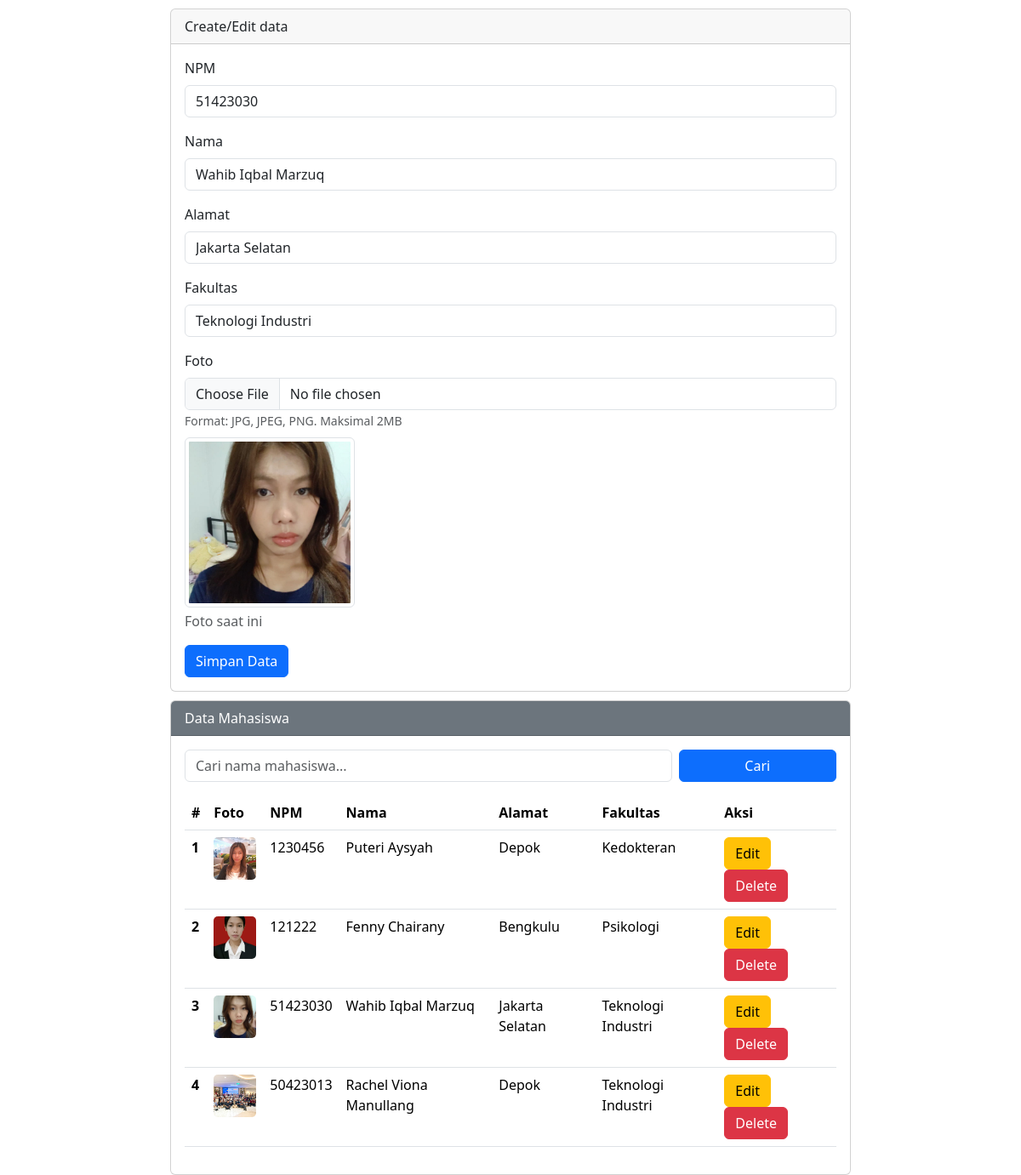
/index.php?op=edit&id=5, run on the app's committed database.
### tables this page shows
CREATE TABLE `mahasiswa` (
  `id` int(11) NOT NULL,
  `npm` varchar(25) NOT NULL,
  `nama` varchar(50) NOT NULL,
  `alamat` varchar(50) NOT NULL,
  `fakultas` varchar(25) NOT NULL,
  `foto` varchar(255) DEFAULT NULL
);

### index.php (the view, shortened to what this page needs)
<?php
include "config.php";
$npm = "";
$nama = "";
$alamat = "";
$fakultas = "";
$foto = "";
if (isset($_GET['op'])) {
    $op = $_GET['op'];
} else {
    $op = "";
}
if ($op == 'edit') {
    $id = $_GET['id'];
    $sql1 = "select * from mahasiswa where id = $id";
    $q1 = mysqli_query($koneksi, $sql1);
    $r1 = mysqli_fetch_array($q1);
    if ($r1) {
        $npm = $r1['npm'];
        $nama = $r1['nama'];
        $alamat = $r1['alamat'];
        $fakultas = $r1['fakultas'];
        $foto = $r1['foto'];
    } else {
        $error = "Data nya ga ditemukan nich";
    }
}
?>
<!DOCTYPE html>
<html lang="en">
<head>
    <link href="https://cdn.jsdelivr.net/npm/bootstrap@5.3.8/dist/css/bootstrap.min.css" rel="stylesheet"
>
</head>
<body>
    <div class="mx-auto">
        <div class="card">
            <div class="card-header">
                Create/Edit data
            </div>
            <div class="card-body">
                <form action="" method="POST" enctype="multipart/form-data">
                    <div class="mb-3">
                        <label for="npm" class="form-label">NPM</label>
                        <input type="text" class="form-control" id="npm" name="npm" value="<?php echo $npm ?>">
                    </div>
                    <div class="mb-3">
                        <label for="nama" class="form-label">Nama</label>
                        <input type="text" class="form-control" id="nama" name="nama" value="<?php echo $nama ?>">
                    </div>
                    <div class="mb-3">
                        <label for="alamat" class="form-label">Alamat</label>
                        <input type="text" class="form-control" id="alamat" name="alamat" value="<?php echo $alamat ?>">
                    </div>
                    <div class="mb-3">
                        <label for="fakultas" class="form-label">Fakultas</label>
                        <select class="form-control" name="fakultas" id="fakultas">
                            <option value="Teknologi Industri" <?php if ($fakultas == "Teknologi Industri")
                                echo "selected" ?>>Teknologi Industri</option>
                            </select>
                        </div>
                        <div class="mb-3">
                            <label for="foto" class="form-label">Foto</label>
                            <input type="file" class="form-control" id="foto" name="foto" accept="image/*">
                            <small class="text-muted">Format: JPG, JPEG, PNG. Maksimal 2MB</small>
                        <?php if ($foto) { ?>
                            <div class="mt-2">
                                <img src="images/<?php echo $foto ?>" alt="Foto Mahasiswa" class="img-thumbnail"
                                    style="max-width: 200px; max-height: 200px;">
                                <p class="text-muted mt-1">Foto saat ini</p>
                            </div>
                        <?php } ?>
                    </div>
                    <div class="col-12">
                        <input type="submit" name="simpan" value="Simpan Data" class="btn btn-primary" />
                    </div>
                </form>
            </div>
        </div>
        <div class="card">
            <div class="card-header text-white bg-secondary">
                Data Mahasiswa
            </div>
            <div class="card-body">
                <form method="GET" class="row g-2 mb-3">
                    <div class="col-md-9">
                        <input type="text" name="nama" class="form-control" placeholder="Cari nama mahasiswa..."
                            value="<?= isset($_GET['nama']) ? $_GET['nama'] : '' ?>">
                    </div>
                    <div class="col-md-3">
                        <button type="submit" class="btn btn-primary w-100">
                            Cari
                        </button>
                    </div>
                </form>
                <table class="table">
                    <thead>
                        <tr>
                            <th scope="col">#</th>
                            <th scope="col">Foto</th>
                            <th scope="col">NPM</th>
                            <th scope="col">Nama</th>
                            <th scope="col">Alamat</th>
                            <th scope="col">Fakultas</th>
                            <th scope="col">Aksi</th>
                        </tr>
                    <tbody>
                        <?php
                        if (isset($_GET['nama']) && $_GET['nama'] != '') {
                            $nama_cari = mysqli_real_escape_string($koneksi, $_GET['nama']);
                            $sql2 = "SELECT * FROM mahasiswa
                            WHERE nama LIKE '%$nama_cari%'
                            ORDER BY id DESC";
                        } else {
                            $sql2 = "SELECT * FROM mahasiswa ORDER BY id DESC";
                        }
                        $q2 = mysqli_query($koneksi, $sql2);
                        $urut = 1;
                        while ($r2 = mysqli_fetch_array($q2)) {
                            $id = $r2['id'];
                            $npm = $r2['npm'];
                            $nama = $r2['nama'];
                            $alamat = $r2['alamat'];
                            $fakultas = $r2['fakultas'];
                            $foto = $r2['foto'];
                            ?>
                            <tr>
                                <th scope="row"><?php echo $urut++ ?></th>
                                <td scope="row">
                                    <?php if ($foto) { ?>
                                        <img src="images/<?php echo $foto ?>" alt="Foto"
                                            style="width: 50px; height: 50px; object-fit: cover; border-radius: 5px;">
                                    <?php } else { ?>
                                        <span class="text-muted">-</span>
                                    <?php } ?>
                                </td>
                                <td scope="row"><?php echo $npm ?></td>
                                <td scope="row"><?php echo $nama ?></td>
                                <td scope="row"><?php echo $alamat ?></td>
                                <td scope="row"><?php echo $fakultas ?></td>
                                <td scope="row">
                                    <a href="index.php?op=edit&id=<?php echo $id ?>"><button type="button"
                                            class="btn btn-warning">Edit</button></a>
                                    <a href="index.php?op=delete&id=<?= $id ?>"
                                        onclick="return confirm('yakin mau delete data??🤔')"><button type="button"
                                            class="btn btn-danger">Delete</button></a>
                                </td>
                            </tr>
                            <?php
                        }
                        ?>
                    </tbody>
                    </thead>
                </table>
            </div>
        </div>
    </div>
</body>
</html>

### index.php (style rules this page uses)
.mx-auto { width: 800px; }
.card { margin-top: 10px; }

### data on the page
mahasiswa: npm "51423030", nama "Wahib Iqbal Marzuq", alamat "Jakarta Selatan", fakultas "Teknologi Industri", foto (picture)
mahasiswa: foto (picture), npm "1230456", nama "Puteri Aysyah", alamat "Depok", fakultas "Kedokteran"
mahasiswa: foto (picture), npm "121222", nama "Fenny Chairany", alamat "Bengkulu", fakultas "Psikologi"
mahasiswa: foto (picture), npm "50423013", nama "Rachel Viona Manullang", alamat "Depok", fakultas "Teknologi Industri"
